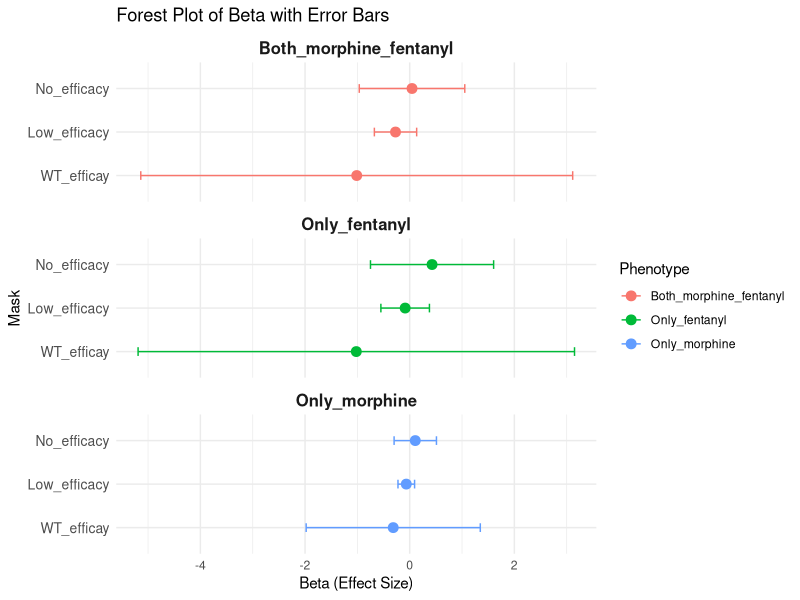
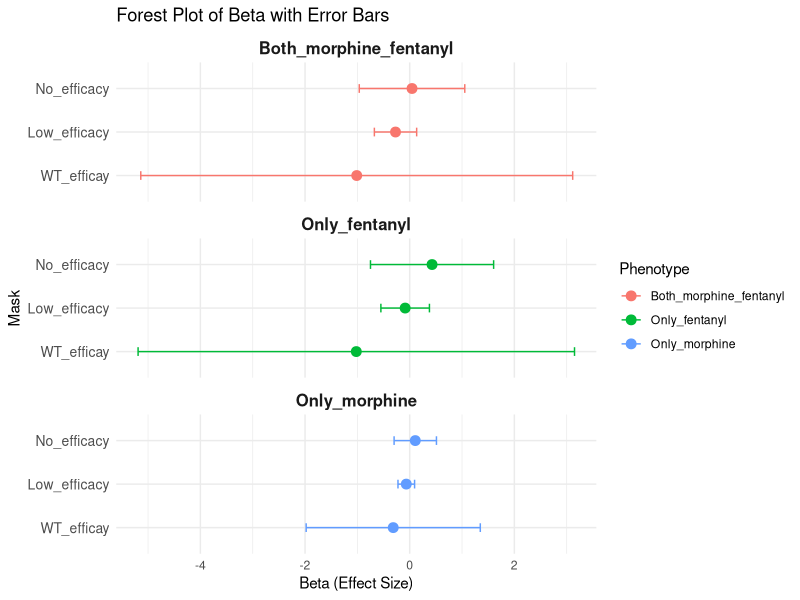

Recreate these plots in R, in order.
## ---- chunk 1
# Load necessary libraries
library(ggplot2)
library(dplyr)

## ---- chunk 2
data <- read.table("all_data.txt", header =T, as.is = T, sep ='\t')

head(data)

# Calculate p-values from log10pvalue
data <- data %>% mutate(P=(10^(-LOG10P)))

head(data)
## ---- chunk 3
# Calculate confidence intervals (assuming 95% CI)
data <- data %>%
  mutate(lower = BETA - 1.96 * SE,  # Lower bound
         upper = BETA + 1.96 * SE)  # Upper bound

# Create the forest plot
forest_plot <- ggplot(data, aes(x = BETA, y = reorder(MASK, BETA), color = Phenotype)) +
  geom_point(size = 3) +  # Points for Beta
  geom_errorbarh(aes(xmin = lower, xmax = upper), height = 0.2) +  # Horizontal error bars
  facet_wrap(~ Phenotype, scales = "free_y", ncol = 1) +  # Facet by phenotype
  theme_minimal() +
  theme(
    axis.text.y = element_text(size = 10),  # Adjust y-axis text size
    strip.text = element_text(size = 12, face = "bold")  # Adjust facet titles
  ) +
  labs(
    title = "Forest Plot of Beta with Error Bars",
    x = "Beta (Effect Size)",
    y = "Mask",
    color = "Phenotype"
  )

# Print the plot
print(forest_plot)

## ---- chunk 4
# Save the plot
ggsave("forest_plot.png", forest_plot, width = 10, height = 8, dpi = 300)
